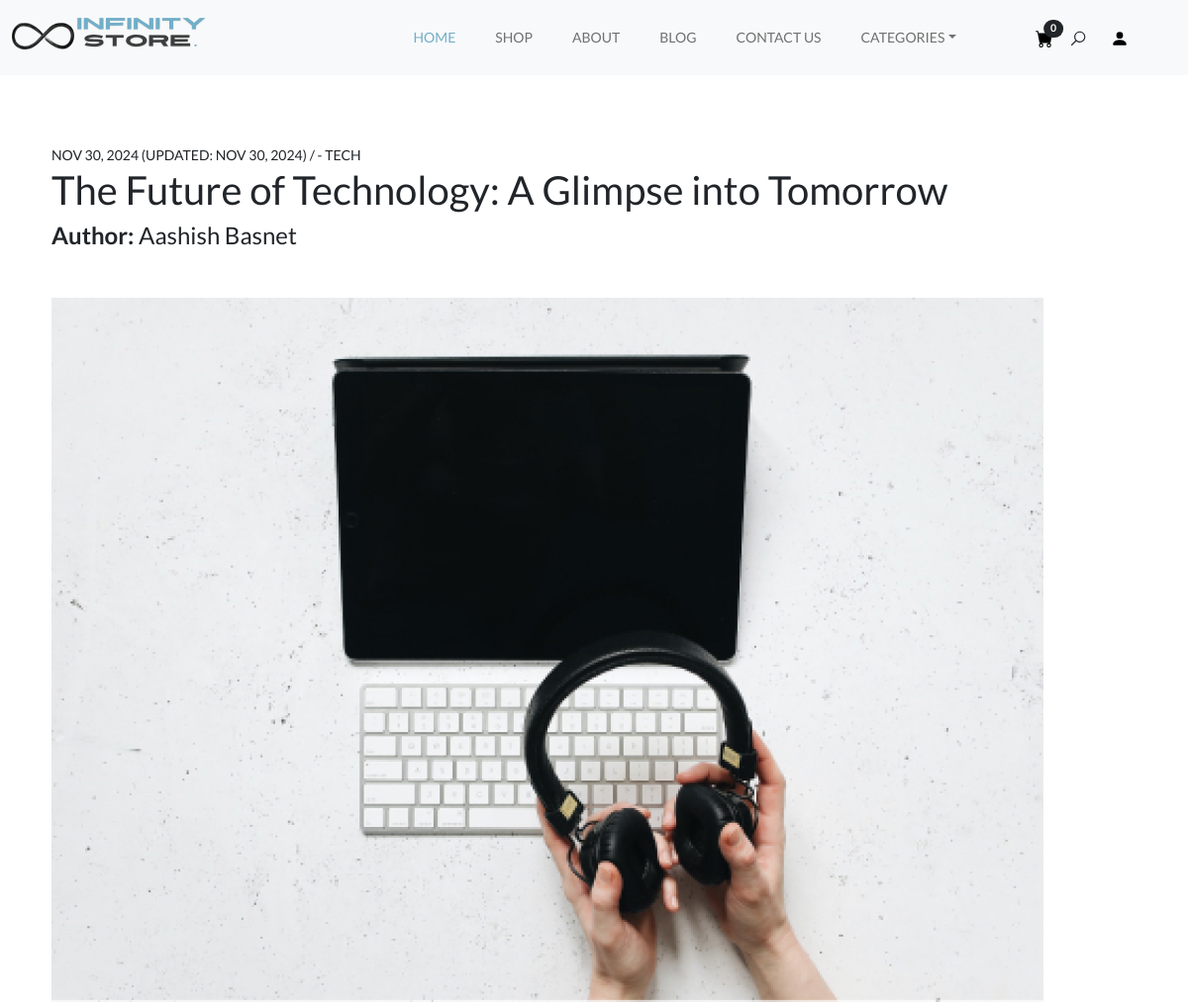
Before: /blog/the-future-of-technology-a-glimpse-into-tomorrow (upper part) with the older database file.
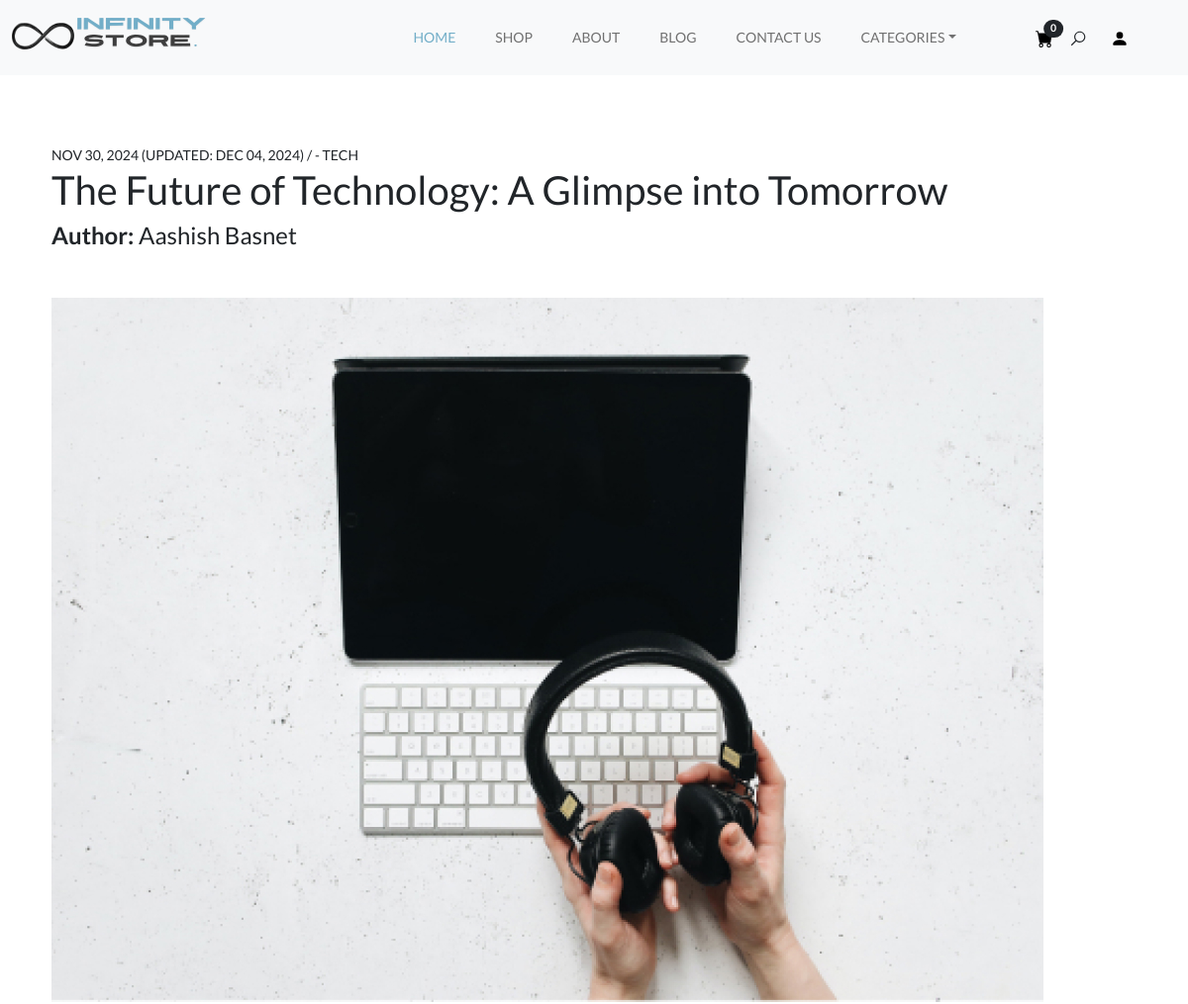
After: the same page with the newer database file.
### blog/models.py (models this page shows, shortened)
class Post(models.Model):
    title = models.CharField(max_length=200)
    slug = models.SlugField(unique=True, blank=True)
    author = models.CharField(max_length=150)
    content = models.TextField(default='', blank=True)
    created_at = models.DateTimeField(auto_now_add=True)
    updated_at = models.DateTimeField(auto_now=True)
    category = models.ForeignKey(
        Category, on_delete=models.SET_NULL, null=True, blank=True)
    tags = models.ManyToManyField(Tag, blank=True, related_name="posts")
    image = models.ImageField(upload_to='post_images/', blank=True, null=True)

class Category(models.Model):
    name = models.CharField(max_length=100, unique=True)
    slug = models.SlugField(unique=True, blank=True)
    class Meta:
        verbose_name_plural = "Categories"
    def __str__(self):
        return self.name

### blog/views.py (the view)
# urls.py: path("<slug:slug>", views.SingleBlogView, name='single-blog'),
def SingleBlogView(request, slug):
    post = get_object_or_404(Post, slug=slug)
    previous_post = Post.objects.filter(id=post.id-1).first()
    next_post = Post.objects.filter(id=post.id + 1).first()
    all_posts = Post.objects.all()
    return render(request, "blog/single_blog_template.html",
                  {"post": post,
                   "all_posts": all_posts,
                   "previous_post": previous_post,
                   "next_post": next_post,
                   })

### Home/context_processors.py (called while the page is built)
def categories(request):
    categories = Categories.objects.all().order_by('-id')[:6]
    return {
        'categories': categories
    }

### cart/cart.py (called while the page is built)
    def __len__(self):
        return sum(self.cart.values())

### cart/context_processors.py (called while the page is built)
def cart(request):
    return {
        'cart': Cart(request)
    }

### blog/templates/blog/single_blog_template.html (shortened to what this page needs)
{% extends 'index.html' %}
{% load static %}
{% block content %}
  <div class="post-wrap padding-large overflow-hidden">
    <div class="container">
      <div class="row">
        <main class="post-grid">
          <div class="row">
            <article class="post-item mt-5">
              <div class="post-content">
                <div class="post-meta text-uppercase">
                  <span class="post-category">
                    {{ post.created_at|date:'b d, Y' }} {% if post.created_at != post.updated_at %}
                      (Updated: {{ post.updated_at|date:'b d, Y' }})
                    {% endif %}
                  </span> / <span class="meta-date">- {{ post.category }}</span>
                </div>
                <h1 class="post-title">{{ post.title }}</h1>
                <h4 class="author-info">
                  <strong>Author:</strong>
                  {{ post.author }}
                </h4>
                <div class="hero-image col-lg-12 mt-5">
                  <img src="{{ post.image.url }}" alt="single-post" class="img-fluid" />
                </div>
              </div>
            </article>
          </div>
        </main>
      </div>
    </div>
  </div>
{% endblock %}

### templates/index.html (shortened to what this page needs)
{% load static %}
<!DOCTYPE html>
<html>
  <head>
    <link rel="stylesheet" type="text/css" href="{% static 'css/bootstrap.min.css' %}" />
    <link rel="stylesheet" type="text/css" href="{% static 'style.css' %}" />
    <link rel="stylesheet" href="https://cdn.jsdelivr.net/npm/swiper@9/swiper-bundle.min.css" />
    <link rel="stylesheet" href="https://cdnjs.cloudflare.com/ajax/libs/font-awesome/6.4.0/css/all.min.css" />
  </head>
  <body data-bs-spy="scroll" data-bs-target="#navbar" data-bs-root-margin="0px 0px -40%" data-bs-smooth-scroll="true" tabindex="0">
    {% block navigation %}
      <header id="header" class="site-header header-scrolled position-fixed text-black bg-light">
        <nav id="header-nav" class="navbar navbar-expand-lg navbar-light bg-light fixed-top">
          <div class="container-fluid">
            <a class="navbar-brand" href="{% url 'home' %}"><img src="{% static 'images/store.png' %}" class="logo" /></a>
            <div class="offcanvas offcanvas-end" tabindex="-1" id="bdNavbar" aria-labelledby="bdNavbarOffcanvasLabel">
              <div class="offcanvas-body">
                <ul id="navbar" class="navbar-nav text-uppercase justify-content-end align-items-center flex-grow-1 pe-3">
                  <li class="nav-item">
                    <a class="nav-link me-4 active" href="{% url 'home' %}">Home</a>
                  </li>
                  <li class="nav-item">
                    <a class="nav-link me-4" href="{% url 'shop' %}">Shop</a>
                  </li>
                  <li class="nav-item">
                    <a class="nav-link me-4" href="{% url 'about' %}">About</a>
                  </li>
                  <li class="nav-item">
                    <a class="nav-link me-4" href="{% url 'blog' %}">Blog</a>
                  </li>
                  <li class="nav-item">
                    <a class="nav-link me-4" href="{% url 'contact' %}">Contact Us</a>
                  </li>
                  <li class="nav-item dropdown">
                    <a class="nav-link me-4 dropdown-toggle link-dark" data-bs-toggle="dropdown" href="#" role="button" aria-expanded="false">Categories</a>
                  </li>
                  <li class="nav-item">
                    <div class="user-items ps-5">
                      <ul class="d-flex align-items-center justify-content-end list-unstyled">
                        <li class="pe-3">
                          <a href="{% url 'cart-summary' %}" class="cart-container position-relative">
                            <svg class="cart">
                              <use xlink:href="#cart"></use>
                            </svg>
                            <span class="badge bg-dark text-white rounded-pill position-absolute top-0 start-100 translate-middle" id="cart_quantity">{{ cart|length }}</span>
                          </a>
                        </li>
                        <li class="search-item pe-3">
                          <a href="#" class="search-button">
                            <svg class="search">
                              <use xlink:href="#search"></use>
                            </svg>
                          </a>
                        </li>
                        <li class="nav-item dropdown">
                          <a href="#" class="nav-link me-4 link-dark" data-bs-toggle="dropdown" role="button" aria-expanded="false">
                            <svg class="user">
                              <use xlink:href="#user"></use>
                            </svg>
                          </a>
                        </li>
                      </ul>
                    </div>
                  </li>
                </ul>
              </div>
            </div>
          </div>
        </nav>
      </header>
    {% endblock %}
    {% block content %}
    {% endblock %}
  </body>
</html>

### static/style.css (style rules this page uses)
:root { --accent-color: #717171; --white-color: #fff; --black-color: #000; --gray-color: #f3f3f3; --gray-color-300: #d8d8d8; --gray-color-500: #aeaeae; --gray-color-800: #3a3a3a; --light-gray-color: #d7dddf; --primary-color: #72aec8; --bs-primary-rgb: 114, 174, 200; --light-color: #f8f9fa; --dark-color: #212529; --light-blue-color: #edf1f3; --navbar-color-color: #131814; --swiper-theme-color: #4a4a4a; --swiper-pagination-color: #4a4a4a; }
:root { --body-font: "Lato", sans-serif; --heading-font: "Jost", sans-serif; }
*, *::before, *::after { -webkit-box-sizing: border-box; -moz-box-sizing: border-box; box-sizing: border-box; }
html { box-sizing: border-box; }
body { font-family: var(--body-font); font-size: 14px; font-weight: 500; line-height: 1.6; margin: 0; }
a { color: var(--dark-color); text-decoration: none; transition: 0.3s color ease-out; }
.bg-dark { background: var(--dark-color); }
.bg-light { background: var(--light-color); }
.padding-large { padding-top: 7em; padding-bottom: 7em; }
.site-header { position: fixed; width: 100%; z-index: 10; transition: background 0.3s ease-out; }
.navbar-nav .nav-item a.nav-link { color: var(--accent-color); }
.navbar-nav .nav-item a.nav-link.active, .navbar-nav .nav-item a.nav-link:focus, .navbar-nav .nav-item a.nav-link:hover { color: var(--primary-color); }
#header-nav .offcanvas-end { width: 500px; }
.site-header .user-items svg { width: 18px; height: 18px; cursor: pointer; }

### blog/templates/blog/single_blog_template.html (style rules this page uses)
.post-content { text-align: justify; margin: 0 10px; padding: 0; }

### templates/index.html (style rules this page uses)
body { scrollbar-width: thin; scrollbar-color: #72aec8 #f8f9fa; }

Changed rows visible on the page:
changed Post "The Future of Technology: A Glimpse into Tomorrow": updated_at "NOV 30, 2024" → "DEC 04, 2024"
